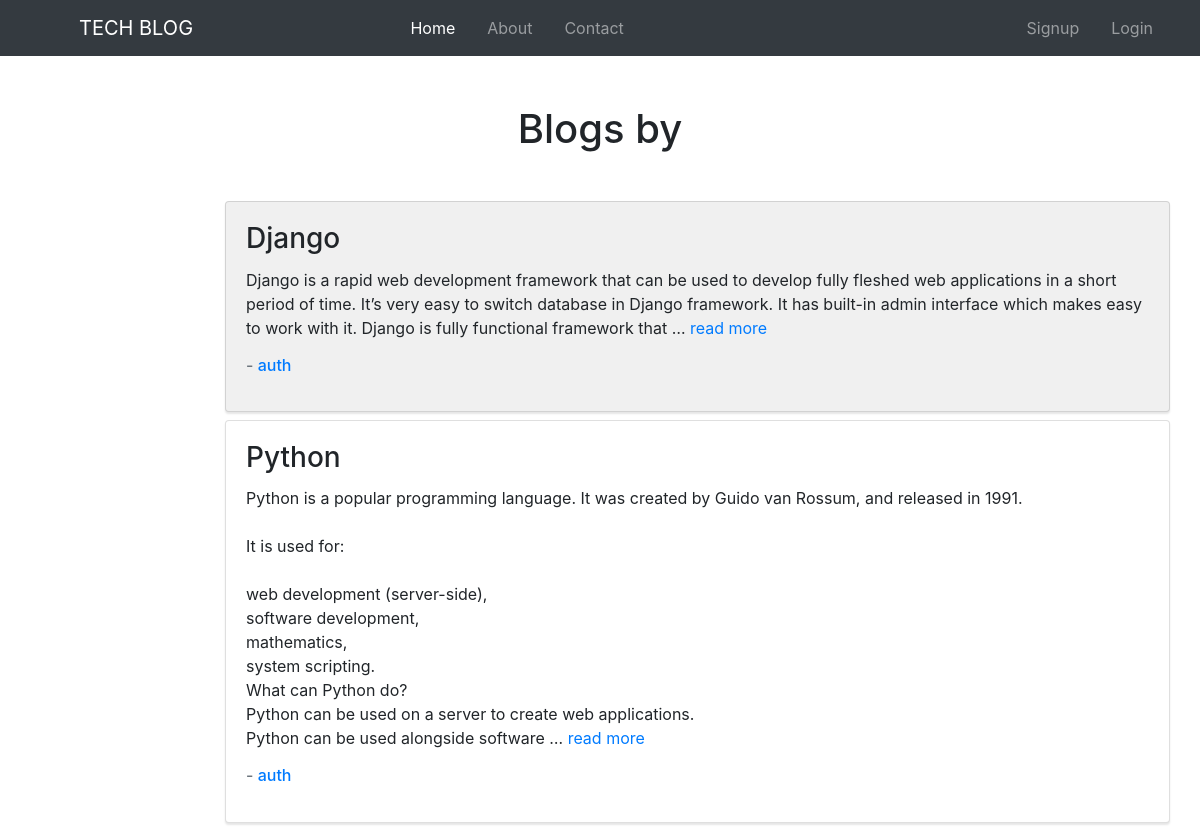
Page /author/1/ on the committed database.
### blog/models.py (models this page shows, shortened)
class Blog(models.Model):
    title = models.CharField(max_length=200)
    cont = models.TextField()
    author = models.ForeignKey(Author, on_delete=models.CASCADE, related_name='blogs')

class Author(models.Model):
    user = models.OneToOneField(User, on_delete=models.CASCADE)
    name = models.CharField(max_length=100)
    email = models.EmailField(unique=True)

### blog/views.py (the view)
# urls.py: path('author/<int:author_id>/', views.author_blogs, name='author_blogs'),
def author_blogs(request, author_id):
    author = get_object_or_404(Author, pk=author_id)
    blogs = author.blogs.all()
    return render(request, 'blog/author_blogs.html', {'author': author, 'blogs': blogs})

### blog/templates/blog/author_blogs.html (shortened to what this page needs)
{% extends 'blog/base.html' %}
{% load static %}
{% block content %}
<div class="">
    <h1 class="text-center m-5 mb-4"> Blogs by {{ author.name }} </h1>
    <div class="row">
        <div class="col-md-10 offset-md-2">
            {% for blog in blogs %}
                <div class="card mb-2 {% cycle 'bg-gray' 'bg-white' %} " style="box-shadow: 0 2px 2px rgba(0, 0, 0, 0.1);">
                    <div class="card-body">
                        <h3 class="card-title">{{ blog.title }}</h3>
                        {% if blog.cont|truncatewords_html:50|linebreaksbr != blog.cont|linebreaksbr %}
                            <p class="card-text">{{ blog.cont|truncatewords_html:50|linebreaksbr }} <a href="{% url 'blog_detail' pk=blog.pk %}" class="card-link">read more</a></p>
                        {% else %}
                            <p class="card-text">{{ blog.cont|linebreaksbr }}</p>
                        {% endif %}
                        <p class="card-text "><h6 class="text-muted"> - <a href="{% url 'author_blogs' author_id=blog.author.pk %}">{{ blog.author.user }}</a></h6></p>
                    </div>
                </div>
            {% endfor %}
        </div>
    </div>
</div>
{% endblock content %}

### blog/static/blog/css/style.css (style rules this page uses)
.bg-white { background-color: #FFFFFF; }
.bg-gray { background-color: #F0F0F0; }

### rows in the picture
Blog: title "Django", cont "Django is a rapid web development framework that can be used to develop fully fleshed web applications in a short period of time. It’s very easy to switch database in Django framework. It has built-in admin interface which makes easy to work with it. Django is fully functional framework that …", author.user "auth"
Blog: title "Python", cont "Python is a popular programming language. It was created by Guido van Rossum, and released in 1991. It is used for: web development (server-side), software development, mathematics, system scripting. What can Python do? Python can be used on a server to create web applications. Python can be used alongside software …", author.user "auth"
